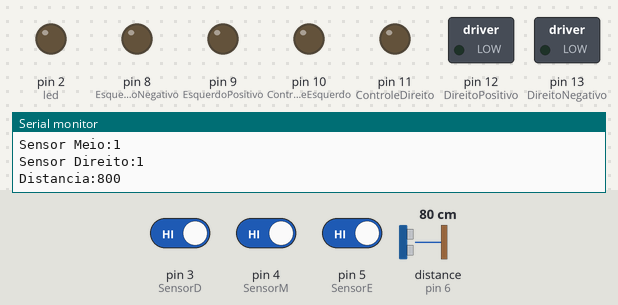
Bench run of a sketch on a simulated Arduino Uno, built with avr-gcc and run on an emulated ATmega328P. On the bench: switched loads named in the sketch (green lamp = pin HIGH), output pins drawn as LEDs (lit = HIGH), the last lines printed to the serial monitor. Inputs (shaded band) come from the test bench; at power-on: distance to the obstacle (sensor on pin 6) 80 cm, pin 3 (SensorD) HIGH, pin 4 (SensorM) HIGH, pin 5 (SensorE) HIGH. The echo pulse lasts 58.3 µs per cm.

Above: at 6.2 s.
6.3 s: distance to the obstacle (sensor on pin 6) set to 12 cm
9.3 s: distance to the obstacle (sensor on pin 6) set to 9 cm
At 10.1 s:
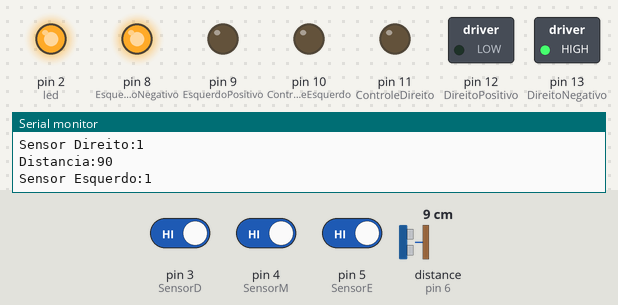
Timing chart, 0 to 12.3 s (numbered marks = the images above; inputs shaded):
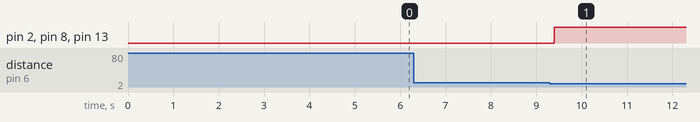

Measured:
- the behaviour switches between 11 and 10 cm on distance to the obstacle (sensor on pin 6) (found by bisection; images 0 and 1)
- after the input at 9.3 s, pin 2 (led), pin 8 (EsquerdoNegativo), pin 13 (DireitoNegativo): LOW → HIGH after 0.10 s

The sketch:

indexLineFollower.ino
```cpp
#include <hcsr04.h>

#define DireitoPositivo 12 // signal pin 1 for the right motor, connect to IN1
#define DireitoNegativo 13  // signal pin 2 for the right motor, connect to IN2
#define ControleDireito 11 // enable pin for the right motor (PWM enabled)

#define EsquerdoPositivo 9 // signal pin 1 for the left motor, connect to IN3
#define EsquerdoNegativo 8 // signal pin 2 for the left motor, connect to IN4
#define ControleEsquerdo 10 // enable pin for the left motor (PWM enabled)

#define SensorE 5 // Declara em qual porta estara saindo os dados dos sensores
#define SensorD 3
#define SensorM 4

#define trigger 7
#define echo 6

#define led 2

bool sensorE = 0;
bool sensorD = 0;
bool sensorM = 0;

int distancia = 66;

HCSR04 ultrassonico(trigger, echo);

int velocidade = 150; // Velocidade em condições perfeitas
int erro = 90; // Velocidade em caso o carrinho saia da rota
int parado = 0;

void setup() {

  Serial.begin(9600);

  pinMode(DireitoPositivo, OUTPUT);
  pinMode(DireitoNegativo, OUTPUT);
  pinMode(ControleDireito, OUTPUT);

  pinMode(EsquerdoPositivo, OUTPUT);
  pinMode(EsquerdoNegativo, OUTPUT);
  pinMode(ControleEsquerdo, OUTPUT);

  pinMode(sensorE, INPUT);
  pinMode(sensorD, INPUT);
  pinMode(sensorM, INPUT);

  pinMode(led, OUTPUT);

  delay(5000);
}

void loop(){

sensorE = digitalRead(SensorE);
sensorD = digitalRead(SensorD);
sensorM = digitalRead(SensorM);
distancia = (ultrassonico.distanceInMillimeters());


Serial.println("");
Serial.print("Distancia:");
Serial.print(distancia);

Serial.println("");
Serial.print("Sensor Esquerdo:");
Serial.print(sensorE);

Serial.println("");
Serial.print("Sensor Meio:");
Serial.print(sensorM);

Serial.println("");
Serial.print("Sensor Direito:");
Serial.print(sensorD);


    if (distancia <= 100){
      motorA(parado);
      motorB(parado);
      luz(HIGH);
    }
    else if ((sensorE == 0) and (sensorD == 0) and (sensorM == 0))  {
      motorA(velocidade);
      motorB(velocidade);
      luz(LOW);

  }
    else if ((sensorE == 0) and (sensorD == 1) and (sensorM == 0))  {
      motorA(velocidade);
      motorB(velocidade);
      luz(LOW);
  }
    else if ((sensorE == 1) and (sensorD == 0) and (sensorM == 0))  {
      motorA(velocidade);
      motorB(velocidade);
      luz(LOW);
  }
   else if ((sensorE == 1) and (sensorD == 0) and (sensorM == 1)) {
      motorA(erro);
      motorB(velocidade);
      luz(LOW);
  }
   else if ((sensorE == 0) and (sensorD == 1) and (sensorM == 1)){
      motorA(velocidade);
      motorB(erro);
      luz(LOW);
  }

  delay(0);

}

void motorB(int veloc){
    digitalWrite(DireitoPositivo,LOW);
    digitalWrite(DireitoNegativo,HIGH);
    analogWrite(ControleDireito,veloc);
}

void motorA(int veloc){
    digitalWrite(EsquerdoPositivo,LOW);
    digitalWrite(EsquerdoNegativo,HIGH);
    analogWrite(ControleEsquerdo,veloc);
}

void luz(char valor){
    digitalWrite(led, valor);
}
```
